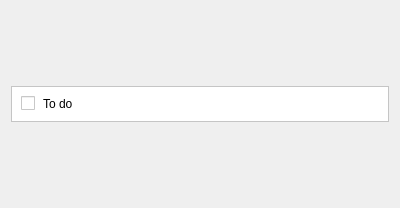
<?xml version="1.0" encoding="UTF-8"?>
<ui version="4.0">
 <class>Form</class>
 <widget class="QWidget" name="Form">
  <property name="geometry">
   <rect>
    <x>0</x>
    <y>0</y>
    <width>400</width>
    <height>208</height>
   </rect>
  </property>
  <property name="sizePolicy">
   <sizepolicy hsizetype="Preferred" vsizetype="Maximum">
    <horstretch>0</horstretch>
    <verstretch>0</verstretch>
   </sizepolicy>
  </property>
  <property name="windowTitle">
   <string>Form</string>
  </property>
  <layout class="QGridLayout" name="gridLayout">
   <item row="0" column="0">
    <widget class="QFrame" name="frame">
     <property name="sizePolicy">
      <sizepolicy hsizetype="Preferred" vsizetype="Maximum">
       <horstretch>0</horstretch>
       <verstretch>0</verstretch>
      </sizepolicy>
     </property>
     <property name="styleSheet">
      <string notr="true">background-color: rgb(255, 255, 255);</string>
     </property>
     <property name="frameShape">
      <enum>QFrame::StyledPanel</enum>
     </property>
     <property name="frameShadow">
      <enum>QFrame::Raised</enum>
     </property>
     <layout class="QHBoxLayout" name="horizontalLayout">
      <property name="spacing">
       <number>6</number>
      </property>
      <property name="topMargin">
       <number>1</number>
      </property>
      <property name="rightMargin">
       <number>9</number>
      </property>
      <property name="bottomMargin">
       <number>1</number>
      </property>
      <item>
       <widget class="QCheckBox" name="checkBox_done">
        <property name="sizePolicy">
         <sizepolicy hsizetype="Maximum" vsizetype="Maximum">
          <horstretch>0</horstretch>
          <verstretch>0</verstretch>
         </sizepolicy>
        </property>
        <property name="styleSheet">
         <string notr="true"/>
        </property>
        <property name="text">
         <string/>
        </property>
       </widget>
      </item>
      <item>
       <widget class="QLineEdit" name="lineEdit">
        <property name="styleSheet">
         <string notr="true">background-color: rgb(255, 255, 255);</string>
        </property>
        <property name="text">
         <string>To do</string>
        </property>
        <property name="frame">
         <bool>false</bool>
        </property>
        <property name="echoMode">
         <enum>QLineEdit::Normal</enum>
        </property>
       </widget>
      </item>
      <item>
       <widget class="QToolButton" name="button_parameter">
        <property name="styleSheet">
         <string notr="true">background-color: rgb(255, 255, 255);</string>
        </property>
        <property name="text">
         <string notr="true"/>
        </property>
        <property name="icon">
         <iconset>
          <normaloff>../ressources/icon/parameters.png</normaloff>../ressources/icon/parameters.png</iconset>
        </property>
        <property name="iconSize">
         <size>
          <width>25</width>
          <height>25</height>
         </size>
        </property>
        <property name="autoRaise">
         <bool>true</bool>
        </property>
        <property name="arrowType">
         <enum>Qt::NoArrow</enum>
        </property>
       </widget>
      </item>
     </layout>
    </widget>
   </item>
  </layout>
 </widget>
 <resources/>
 <connections/>
</ui>
